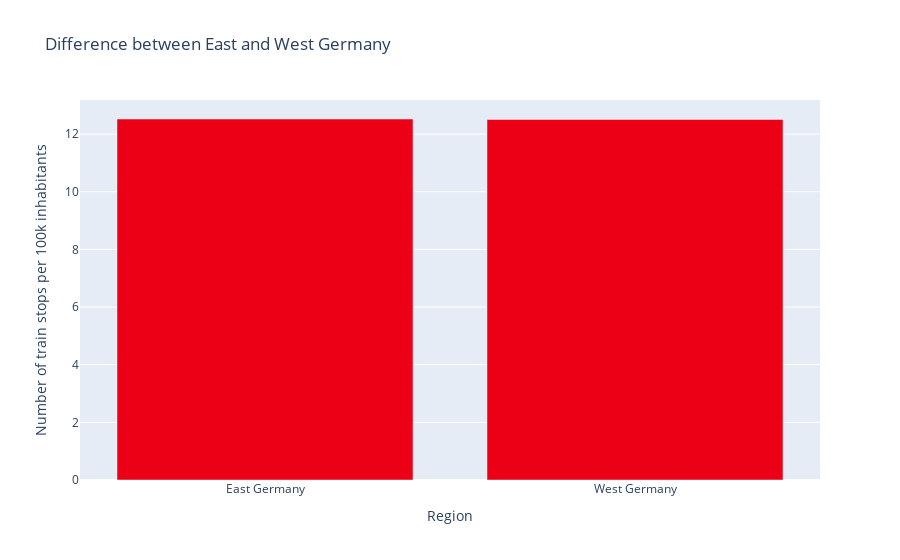

The notebook cell this image was saved under:
### Markdown cell above
The final analysis in this section is intended to answer the question of whether or not eastern Germany (former DDR and Berlin) offers better long-distance access than western Germany. This is done on the basis of the number of train stops. Since the two regions are of different sizes, the variable number of train stops is scaled by the number of inhabitants and multiplied by 100,000 (for readability reasons).

### Code cell
# aggregate county population number of train stops
tmp = regionalAnalysis[["region", "numberOfTrainStops", "countyPop"]].groupby("region", as_index=False).sum()

# calculate number of trains stops per 100 thousand inhabitants
tmp["trainStopsPer100k"] = (tmp["numberOfTrainStops"] / tmp["countyPop"])*100000

# update traces

# create the chart
fig = px.bar(tmp, 
       x="region",
       y="trainStopsPer100k",
       title = "Difference between East and West Germany",
       labels={"trainStopsPer100k": "Number of train stops per 100k inhabitants",
                "region": "Region"})

# update traces
fig.update_traces(marker_color="#ec0016")

# show figure
fig.show()

### Figure 1 — Plotly figure (JSON) as saved in the notebook; plotly's stock layout.template omitted (floating-point values rounded to 4 significant figures)
{"data": [{"alignmentgroup": "True", "hovertemplate": "Region=%{x}<br>Number of train stops per 100k inhabitants=%{y}<extra></extra>", "legendgroup": "", "marker": {"color": "#ec0016", "pattern": {"shape": ""}}, "name": "", "offsetgroup": "", "orientation": "v", "showlegend": false, "textposition": "auto", "type": "bar", "x": ["East Germany", "West Germany"], "xaxis": "x", "y": [12.52, 12.51], "yaxis": "y"}], "layout": {"barmode": "relative", "legend": {"tracegroupgap": 0}, "title": {"text": "Difference between East and West Germany"}, "xaxis": {"anchor": "y", "domain": [0, 1], "title": {"text": "Region"}}, "yaxis": {"anchor": "x", "domain": [0, 1], "title": {"text": "Number of train stops per 100k inhabitants"}}}}
